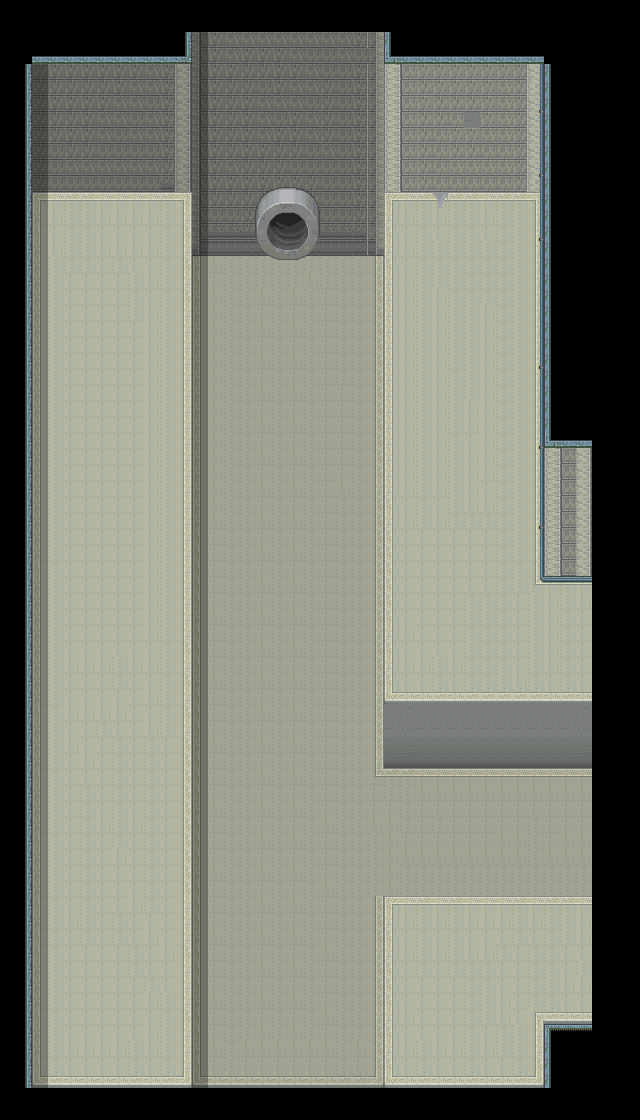

Rendered tile map (Tiled .tmx) drawn with the repository's tilesets; below, a short description and the map source with its tile grids summarised:
An orthogonal 40x70 tile map with 16x16 px tiles, 3 tile layers (Base, MonoShita, MonoChu), 3 tilesets and 7 objects.

<map version="1.0" orientation="orthogonal" renderorder="right-down" width="40" height="70" tilewidth="16" tileheight="16" backgroundcolor="#000000" nextobjectid="72">
 <tileset firstgid="1" name="ST-Sewer-01" tilewidth="16" tileheight="16" tilecount="1504" columns="16">
  <image source="ST-Sewer-01.png" trans="aa55ff" width="256" height="1504" />
 </tileset>
 <tileset firstgid="1505" name="water2" tilewidth="16" tileheight="16" tilecount="64" columns="8">
  <image source="water2.png" trans="aa55ff" width="128" height="128" />
 </tileset>
 <tileset firstgid="1569" name="ed4" tilewidth="16" tileheight="16" tilecount="480" columns="30">
  <image source="ed4.png" trans="aa55ff" width="480" height="256" />
 </tileset>
 <layer name="Base" width="40" height="70">
  <properties>
   <property name="cc_vertexz" value="-12" />
  </properties>
  <data>[2800 cells, 2180 non-empty, 108 distinct tile ids]</data>
 </layer>
 <layer name="MonoShita" width="40" height="70">
  <properties>
   <property name="cc_vertexz" value="-11" />
  </properties>
  <data>[2800 cells, 122 non-empty, 8 distinct tile ids]</data>
 </layer>
 <layer name="MonoChu" width="40" height="70">
  <properties>
   <property name="cc_vertexz" value="-11" />
  </properties>
  <data>[2800 cells, 203 non-empty, 47 distinct tile ids]</data>
 </layer>
 <objectgroup name="collision">
  <object id="64" x="384" y="64" width="256" height="704" />
  <object id="65" x="384" y="896" width="240" height="224" />
  <object id="66" x="0" y="1088" width="384" height="32" />
  <object id="68" x="16" y="32" width="176" height="1056" />
  <object id="69" x="192" y="32" width="192" height="224" />
 </objectgroup>
 <objectgroup name="event">
  <object id="70" x="544" y="64" width="32" height="32">
   <properties>
    <property name="EventID" value="1" />
    <property name="trigger" value="0" />
   </properties>
  </object>
  <object id="71" x="592" y="768" width="32" height="128">
   <properties>
    <property name="EventID" value="2" />
    <property name="trigger" value="1" />
   </properties>
  </object>
 </objectgroup>
</map>
